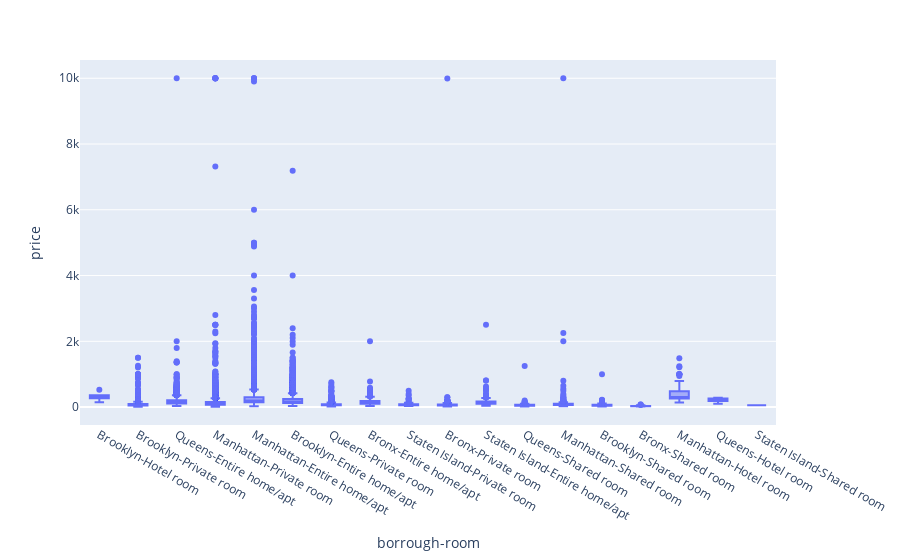

Write notebook code for a chart like this one.
### Code cell
#Calculate outliers for each room type and borrough
df_borrough = df[[ 'neighbourhood_group', 'room_type','price']]
df_borrough['borrough-room'] = df['neighbourhood_group'] + "-" + df['room_type']


df_Home = df.loc[(df['room_type']== "Entire home/apt")]
df_PrivateRoom = df.loc[(df['room_type']== "Private room")]
df_SharedRoom = df.loc[(df['room_type']== "Shared room")]
df_HotelRoom = df.loc[(df['room_type']== "Hotel room")]
fig = px.box(df_borrough, x = 'borrough-room', y = 'price')
fig.show()

### Figure 1 — Plotly figure (JSON) as saved in the notebook; plotly's stock layout.template omitted (floating-point values rounded to 4 significant figures; data arrays with more than 128 entries replaced by an {"elided": "..."} marker saying what was removed)
{"data": [{"alignmentgroup": "True", "hovertemplate": "borrough-room=%{x}<br>price=%{y}<extra></extra>", "legendgroup": "", "marker": {"color": "#636efa"}, "name": "", "notched": false, "offsetgroup": "", "orientation": "v", "showlegend": false, "type": "box", "x": {"elided": "31488 str values"}, "x0": " ", "xaxis": "x", "y": {"elided": "31488 int values"}, "y0": " ", "yaxis": "y"}], "layout": {"boxmode": "group", "legend": {"tracegroupgap": 0}, "margin": {"t": 60}, "xaxis": {"anchor": "y", "domain": [0, 1], "title": {"text": "borrough-room"}}, "yaxis": {"anchor": "x", "domain": [0, 1], "title": {"text": "price"}}}}
